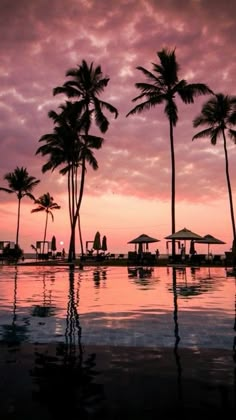
#> input picture images/foto.jpg, 236 x 420 px
$ python gradientBased.py   (older library calls are emulated)
#> lines starting #> are read from the running program, lines starting #| are printed output that depends on the picture; after the words box and inside, x2 and y2 are one past the last pixel; in counts of white or black regions, pixels touching at a corner belong together
import cv2
import os
import matplotlib.pyplot as plt

os.makedirs('cache', exist_ok=True)

img = cv2.imread('images/foto.jpg', 0)
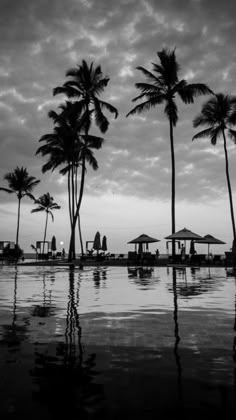
#> img: shape (420, 236); min 0, max 248, mean 96.7

if img is None:
    print("File tidak ditemukan")
    exit()

# Sobel Gradient
sobelx = cv2.Sobel(img, cv2.CV_64F, 1, 0, ksize=3)
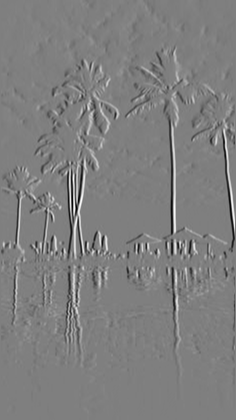
#> sobelx: shape (420, 236) float64; min -845, max 847, mean -0.3; drawn with min black and max white
sobely = cv2.Sobel(img, cv2.CV_64F, 0, 1, ksize=3)
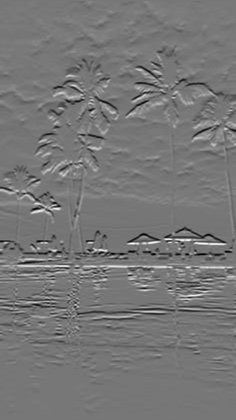
#> sobely: shape (420, 236) float64; min -645, max 730, mean -1.6; drawn with min black and max white

# Magnitude gradient
grad = cv2.magnitude(sobelx, sobely)
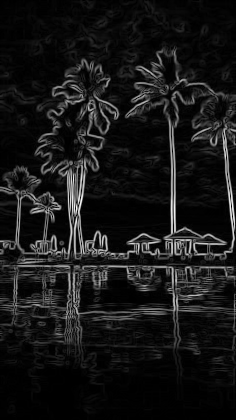
#> grad: shape (420, 236) float64; min 0, max 861.4, mean 78.1; drawn with min black and max white
grad = cv2.convertScaleAbs(grad)
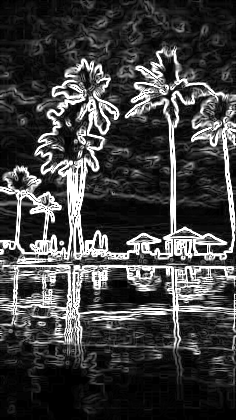
#> grad: shape (420, 236); min 0, max 255, mean 64.1

# Canny Edge
canny = cv2.Canny(img, 100, 200)
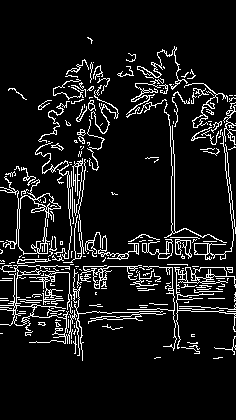
#> canny: shape (420, 236); 9.2% white in thin lines or dots, all inside (x1, y1, x2, y2) = (0, 37, 236, 361)

# Simpan
cv2.imwrite('cache/grad_sobel.png', grad)
cv2.imwrite('cache/grad_canny.png', canny)

# Tampil
plt.figure(figsize=(12,4))

plt.subplot(1,3,1)
plt.title('Sumber')
plt.imshow(img, cmap='gray')
plt.axis('off')

plt.subplot(1,3,2)
plt.title('Magnitudo gradien')
plt.imshow(grad, cmap='gray')
plt.axis('off')

plt.subplot(1,3,3)
plt.title('Sharpening')
plt.imshow(canny, cmap='gray')
plt.axis('off')

plt.show()
